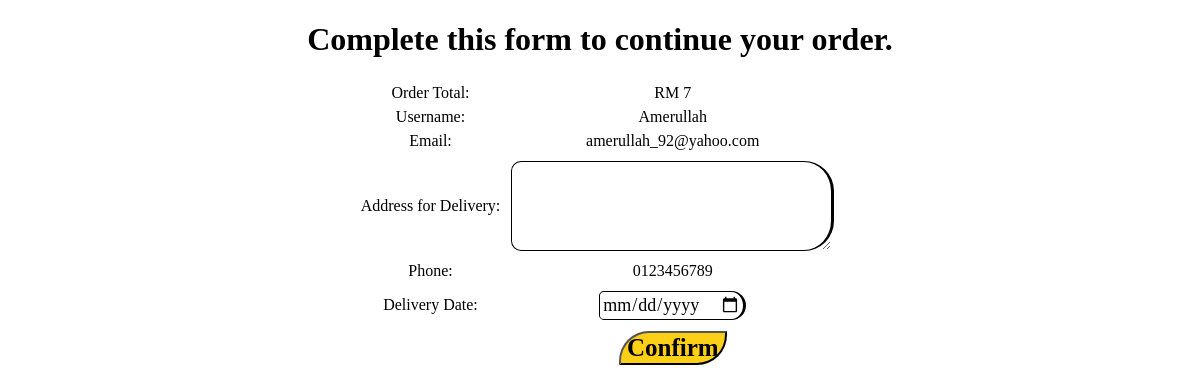
Screenshot of /custspace/user/billing.php (signed in) with the database file from the repository.
### tables this page shows
CREATE TABLE IF NOT EXISTS `customer` (
  `id` int(11) NOT NULL AUTO_INCREMENT,
  `fullname` varchar(50) NOT NULL,
  `username` varchar(30) NOT NULL,
  `email` varchar(50) NOT NULL,
  `password` varchar(30) NOT NULL,
  `telephone` varchar(15) NOT NULL,
  `gender` varchar(10) NOT NULL,
  `currentstate` varchar(20) NOT NULL,
  `status` varchar(10) NOT NULL,
  `reg_date` varchar(30) NOT NULL,
  `last_login` varchar(30) NOT NULL,
  PRIMARY KEY (`id`)
);

### custspace/user/function.php (called while the page is built, shortened)
<?php
	function get_order_total(){
		$max=count($_SESSION['cart']);
		$sum=0;
		for($i=0;$i<$max;$i++)
			{
				$p_id=$_SESSION['cart'][$i]['productid'];
				$q=$_SESSION['cart'][$i]['qty'];
				$price=get_price($p_id);
				$sum+=$price*$q;
			}
		if($sum>15)
			{
			if($sum>30)
				{
					if($sum>50)
					{
						if($sum>100)
						{
							$sum = $sum*0.82+7;
						}
						else
							$sum = $sum*0.9+7;
					}
					else
						$sum = $sum * 0.94+7;
				}
				else
					$sum = $sum * 0.97+7;
			}
			else
				$sum=$sum+7;
			return $sum;
		}
?>

### custspace/user/billing.php (the view, shortened to what this page needs)
<?php
	include("function.php");
	$username=$_SESSION['username'];
	$query = mysql_query("SELECT * FROM customer WHERE username ='$username'");
	$numrows = mysql_num_rows($query);
	if($numrows!=0)
		{
			while($row = mysql_fetch_assoc($query))
			{
				$name=$row['username'];
				$phone=$row['telephone'];
				$email=$row['email'];
			}
		}
?>
<!DOCTYPE html PUBLIC "-//W3C//DTD XHTML 1.0 Transitional//EN" "http://www.w3.org/TR/xhtml1/DTD/xhtml1-transitional.dtd">
<html xmlns="http://www.w3.org/1999/xhtml">
<head>
</head>
<body>
<center>
<form name="form1" onsubmit="return validate()">
	<div align="center">
        <h1 align="center">Complete this form to continue your order.</h1>
        <table border="0" cellpadding="2px" align="center" id="order_table">
        	<tr><td>Order Total:</td><td>RM <?php echo get_order_total() ?></td></tr>
            <tr><td>Username:</td><td><?php echo $name; ?></td></tr>
            <tr><td>Email:</td><td><?php echo $email; ?></td></tr>
            <tr><td>Address for Delivery:</td><td><textarea rows="4" cols="30"name="address"  class="textbox"/></textarea></td></tr>
            <tr><td>Phone:</td><td><?php echo $phone; ?></td></tr>
            <tr><td>Delivery Date:</td>
				<td>
					<input type="date" id="date" name="deliv_date" class="textbox" width="250px"/>
				</td>
			</tr>
            <tr><td>&nbsp;</td><td><input type="submit" value="Confirm" class="button"/></td></tr>
        </table>
	</div>
</form>
</center>
</body>
</html>

### custspace/user/billing.php (style rules this page uses)
.button { color:#000000; background-color: #FDD017; font-family: Times New Roman; font-size: 25px; border-top-right-radius: 0px; border-bottom-right-radius: 30px; border-top-left-radius: 30px; border-bottom-left-radius: 0px; font-weight: bold; }
#order_table { text-align: center; }
.textbox { border:1px solid #000000; border-right: 3px solid #000000; border-top-right-radius:30px; border-bottom-right-radius:30px; border-top-left-radius:10px; border-bottom-left-radius:10px; font-family:Calibri; font-size:18px; margin: 5px; padding: 2px; }

### rows the page displays
customer: username "Amerullah", email "amerullah_92@yahoo.com", telephone "0123456789"

### other values shown
get_order_total() "7"
